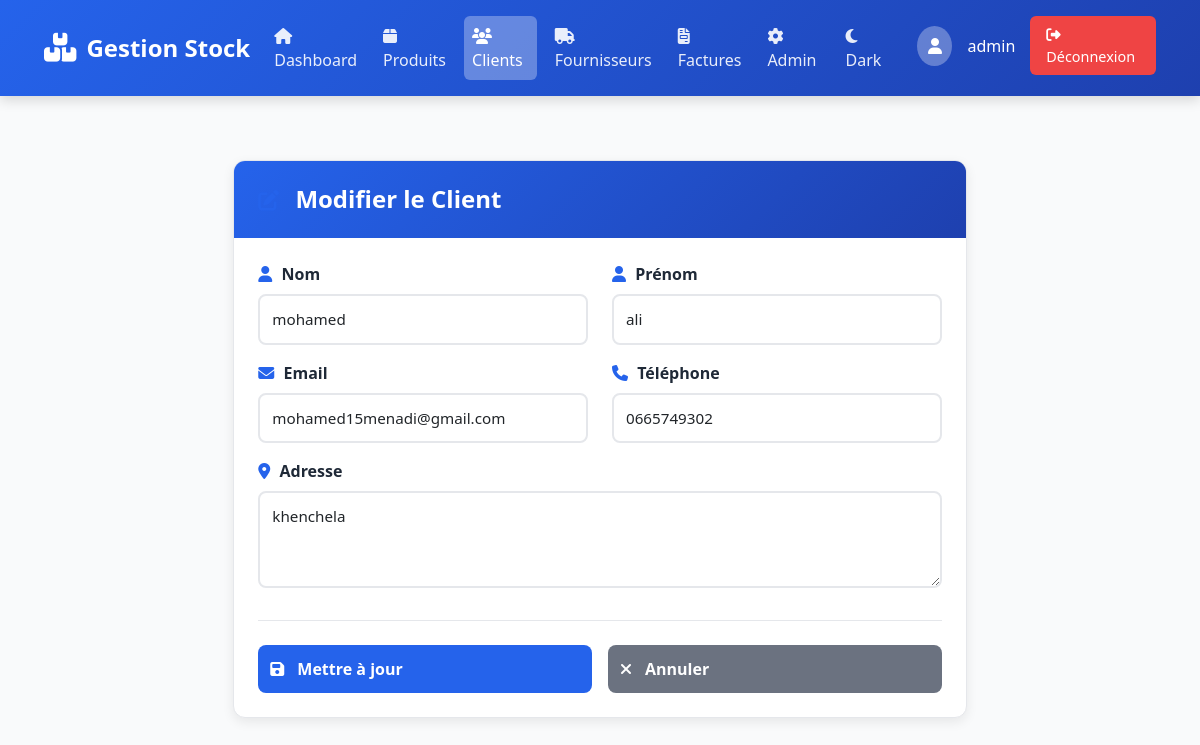
Screenshot of /clients/1/modifier/ (signed in) with the database file from the repository.
### clients/models.py (models this page shows, shortened)
class Client(models.Model):
    nom = models.CharField(max_length=100, verbose_name="الاسم", db_index=True)
    prenom = models.CharField(max_length=100, verbose_name="اللقب", db_index=True)
    email = models.EmailField(unique=True, verbose_name="البريد الإلكتروني")
    telephone = models.CharField(
        max_length=20,
        verbose_name="رقم الهاتف",
        validators=[RegexValidator(r'^[+]?[0-9\s-()]+$', 'Format de téléphone invalide')]
    )
    adresse = models.TextField(verbose_name="العنوان")
    date_creation = models.DateTimeField(auto_now_add=True, verbose_name="تاريخ التسجيل")
    date_modification = models.DateTimeField(auto_now=True)
    actif = models.BooleanField(default=True, verbose_name="Actif")
    class Meta:
        verbose_name = "عميل"
        verbose_name_plural = "العملاء"
        ordering = ['-date_creation']
        indexes = [
            models.Index(fields=['nom', 'prenom']),
            models.Index(fields=['email']),
        ]

### clients/views.py (the view, shortened to what this page needs)
# urls.py: path('<int:id>/modifier/', views.modifier_client, name='modifier_client'),
@login_required
def modifier_client(request, id):
    client = get_object_or_404(Client, id=id)
    return render(request, "clients/modifier.html", {'client': client})

### clients/templates/clients/modifier.html (shortened to what this page needs)
{% extends 'base.html' %}
{% block content %}
<div class="form-container">
    <div class="row">
        <div class="col-lg-8 mx-auto">
            <div class="card shadow-sm">
                <div class="card-header">
                    <h3><i class="fas fa-edit"></i> Modifier le Client</h3>
                </div>
                <div class="card-body">
                    <form method="post" class="client-form">
                        <div class="row">
                            <div class="col-md-6 mb-3">
                                <label class="form-label"><i class="fas fa-user"></i> Nom</label>
                                <input type="text" name="nom" class="form-control" value="{{ client.nom }}" required>
                            </div>
                            <div class="col-md-6 mb-3">
                                <label class="form-label"><i class="fas fa-user"></i> Prénom</label>
                                <input type="text" name="prenom" class="form-control" value="{{ client.prenom }}" required>
                            </div>
                        </div>
                        <div class="row">
                            <div class="col-md-6 mb-3">
                                <label class="form-label"><i class="fas fa-envelope"></i> Email</label>
                                <input type="email" name="email" class="form-control" value="{{ client.email }}" required>
                            </div>
                            <div class="col-md-6 mb-3">
                                <label class="form-label"><i class="fas fa-phone"></i> Téléphone</label>
                                <input type="text" name="telephone" class="form-control" value="{{ client.telephone }}" required>
                            </div>
                        </div>
                        <div class="mb-3">
                            <label class="form-label"><i class="fas fa-map-marker-alt"></i> Adresse</label>
                            <textarea name="adresse" class="form-control" rows="3" required>{{ client.adresse }}</textarea>
                        </div>
                        <div class="form-actions">
                            <button type="submit" class="btn btn-primary">
                                <i class="fas fa-save"></i> Mettre à jour
                            </button>
                            <a href="{% url 'clients:liste_clients' %}" class="btn btn-secondary">
                                <i class="fas fa-times"></i> Annuler
                            </a>
                        </div>
                    </form>
                </div>
            </div>
        </div>
    </div>
</div>
{% endblock %}

### templates/base.html (shortened to what this page needs)
<!DOCTYPE html>
<html lang="fr">
  <head>
    {% load static %}
    <link
      href="https://cdn.jsdelivr.net/npm/bootstrap@5.3.0/dist/css/bootstrap.min.css"
      rel="stylesheet"
    />
    <link
      href="https://cdnjs.cloudflare.com/ajax/libs/font-awesome/6.4.0/css/all.min.css"
      rel="stylesheet"
    />
    <link rel="stylesheet" href="{% static 'css/style.css' %}" />
  </head>
  <body>
    <nav class="navbar navbar-expand-lg navbar-dark">
      <div class="container-fluid">
        <a class="navbar-brand" href="{% url 'dashboard' %}">
          <i class="fas fa-boxes"></i>
          Gestion Stock
        </a>
        <div class="collapse navbar-collapse" id="navbarNav">
          <ul class="navbar-nav ms-auto">
            {% if user.is_authenticated %}
            <li class="nav-item">
              <a
                class="nav-link {% if request.resolver_match.url_name == 'dashboard' %}active{% endif %}"
                href="{% url 'dashboard' %}"
              >
                <i class="fas fa-home"></i> Dashboard
              </a>
            </li>
            <li class="nav-item">
              <a
                class="nav-link {% if 'produits' in request.path %}active{% endif %}"
                href="{% url 'produits:liste_produits' %}"
              >
                <i class="fas fa-box"></i> Produits
              </a>
            </li>
            <li class="nav-item">
              <a
                class="nav-link {% if 'clients' in request.path %}active{% endif %}"
                href="{% url 'clients:liste_clients' %}"
              >
                <i class="fas fa-users"></i> Clients
              </a>
            </li>
            <li class="nav-item">
              <a
                class="nav-link {% if 'fournisseur' in request.path %}active{% endif %}"
                href="{% url 'fournisseurs:liste_fournisseurs' %}"
              >
                <i class="fas fa-truck"></i> Fournisseurs
              </a>
            </li>
            <li class="nav-item">
              <a
                class="nav-link {% if 'factures' in request.path %}active{% endif %}"
                href="{% url 'factures:liste_factures' %}"
              >
                <i class="fas fa-file-invoice"></i> Factures
              </a>
            </li>
            <li class="nav-item">
              <a class="nav-link" href="/admin/">
                <i class="fas fa-cog"></i> Admin
              </a>
            </li>
            <li class="nav-item">
              <a class="nav-link" href="#" onclick="toggleDarkMode(); return false;" id="darkModeToggle">
              </a>
            </li>
            <li class="nav-item ms-3">
              <div class="user-info">
                <div class="user-avatar">
                  <i class="fas fa-user"></i>
                </div>
                <span>{{ user.username }}</span>
                <a href="{% url 'logout' %}" class="logout-btn">
                  <i class="fas fa-sign-out-alt"></i> Déconnexion
                </a>
              </div>
            </li>
            {% endif %}
          </ul>
        </div>
      </div>
    </nav>
    <main class="main-content">
      <div class="container-lg">{% block content %}{% endblock %}</div>
    </main>
  </body>
</html>

### static/css/style.css (style rules this page uses)
* { margin: 0; padding: 0; box-sizing: border-box; }
body, html { height: 100%; font-family: 'Segoe UI', Tahoma, Geneva, Verdana, sans-serif; background: linear-gradient(135deg, #f5f7fa 0%, #c3cfe2 100%); }
.form-control { border-radius: 8px; border: 2px solid #e5e7eb; padding: 10px 15px; transition: all 0.3s ease; font-size: 1rem; }
.form-label { font-weight: 600; color: #1f2937; margin-bottom: 0.5rem; }
.btn { border-radius: 8px; padding: 10px 20px; font-weight: 600; transition: all 0.3s ease; border: none; cursor: pointer; display: inline-flex; align-items: center; gap: 8px; }
.btn-primary { background: linear-gradient(135deg, #2563eb 0%, #1e40af 100%); color: white; }
.btn-secondary { background: #6b7280; color: white; }
.card { border: none; border-radius: 12px; box-shadow: 0 4px 12px rgba(0, 0, 0, 0.08); transition: all 0.3s ease; overflow: hidden; }
.card-header { background: linear-gradient(135deg, #2563eb 0%, #1e40af 100%); color: white; font-weight: 600; border: none; padding: 1.5rem; display: flex; align-items: center; gap: 10px; }
.card-header i { font-size: 1.3rem; }
.card-body { padding: 1.5rem; }
.mb-3 { margin-bottom: 1rem; }
.shadow-sm { box-shadow: 0 4px 12px rgba(0, 0, 0, 0.08) !important; }

### templates/base.html (style rules this page uses)
:root { --primary: #2563eb; --primary-dark: #1e40af; --primary-light: #3b82f6; --success: #10b981; --danger: #ef4444; --warning: #f59e0b; --dark: #1f2937; --light: #f9fafb; --gray: #6b7280; --bg-color: #f9fafb; --text-color: #1f2937; --card-bg: #ffffff; --border-color: #e5e7eb; }
* { margin: 0; padding: 0; box-sizing: border-box; }
body { font-family: "Segoe UI", Tahoma, Geneva, Verdana, sans-serif; background: var(--bg-color); min-height: 100vh; color: var(--text-color); transition: background-color 0.3s ease, color 0.3s ease; }
.navbar { background: linear-gradient( 135deg, var(--primary) 0%, var(--primary-dark) 100% ); box-shadow: 0 4px 12px rgba(0, 0, 0, 0.15); padding: 1rem 2rem; position: sticky; top: 0; z-index: 1000; }
.navbar-brand { font-size: 1.5rem; font-weight: 700; color: white !important; display: flex; align-items: center; gap: 10px; }
.navbar-brand i { font-size: 1.8rem; }
.nav-link { color: rgba(255, 255, 255, 0.9) !important; font-weight: 500; transition: all 0.3s ease; margin-right: 10px; border-radius: 6px; }
.nav-link.active { background: rgba(255, 255, 255, 0.3); color: white !important; }
.user-info { color: white; display: flex; align-items: center; gap: 15px; }
.user-avatar { width: 40px; height: 40px; border-radius: 50%; background: rgba(255, 255, 255, 0.3); display: flex; align-items: center; justify-content: center; font-weight: bold; }
.logout-btn { background: var(--danger); color: white; border: none; padding: 8px 16px; border-radius: 6px; cursor: pointer; transition: all 0.3s ease; text-decoration: none; font-weight: 500; font-size: 0.9rem; }
.main-content { padding: 2rem; min-height: calc(100vh - 80px); }
.container-lg { max-width: 1400px; }
.btn-primary { background: var(--primary); border: none; padding: 12px 28px; border-radius: 8px; font-weight: 600; transition: all 0.3s ease; }
.card { border: 1px solid var(--border-color); border-radius: 12px; background: var(--card-bg); box-shadow: 0 4px 12px rgba(0, 0, 0, 0.08); transition: all 0.3s ease; overflow: hidden; }
.card-header { background: linear-gradient( 135deg, var(--primary) 0%, var(--primary-dark) 100% ); color: white; font-weight: 600; border: none; }

### clients/templates/clients/modifier.html (style rules this page uses)
.form-container { padding: 2rem 0; }
.card-header h3 { margin: 0; font-size: 1.5rem; font-weight: 600; }
.card-header i { margin-right: 10px; color: #2563eb; }
.form-label { font-weight: 600; color: #1f2937; margin-bottom: 0.5rem; }
.form-label i { margin-right: 5px; color: #2563eb; }
.form-control { border: 2px solid #e5e7eb; border-radius: 8px; padding: 0.75rem; transition: all 0.3s ease; font-size: 0.95rem; }
.form-actions { display: flex; gap: 1rem; margin-top: 2rem; padding-top: 1.5rem; border-top: 1px solid #e5e7eb; }
.form-actions .btn { flex: 1; padding: 0.75rem; font-weight: 600; }
.form-actions .btn i { margin-right: 5px; }

### rows the page displays
Client: nom "mohamed", prenom "ali", email "mohamed15menadi@gmail.com", telephone "0665749302", adresse "khenchela"

### other values shown
{{ user.username }} "admin"
